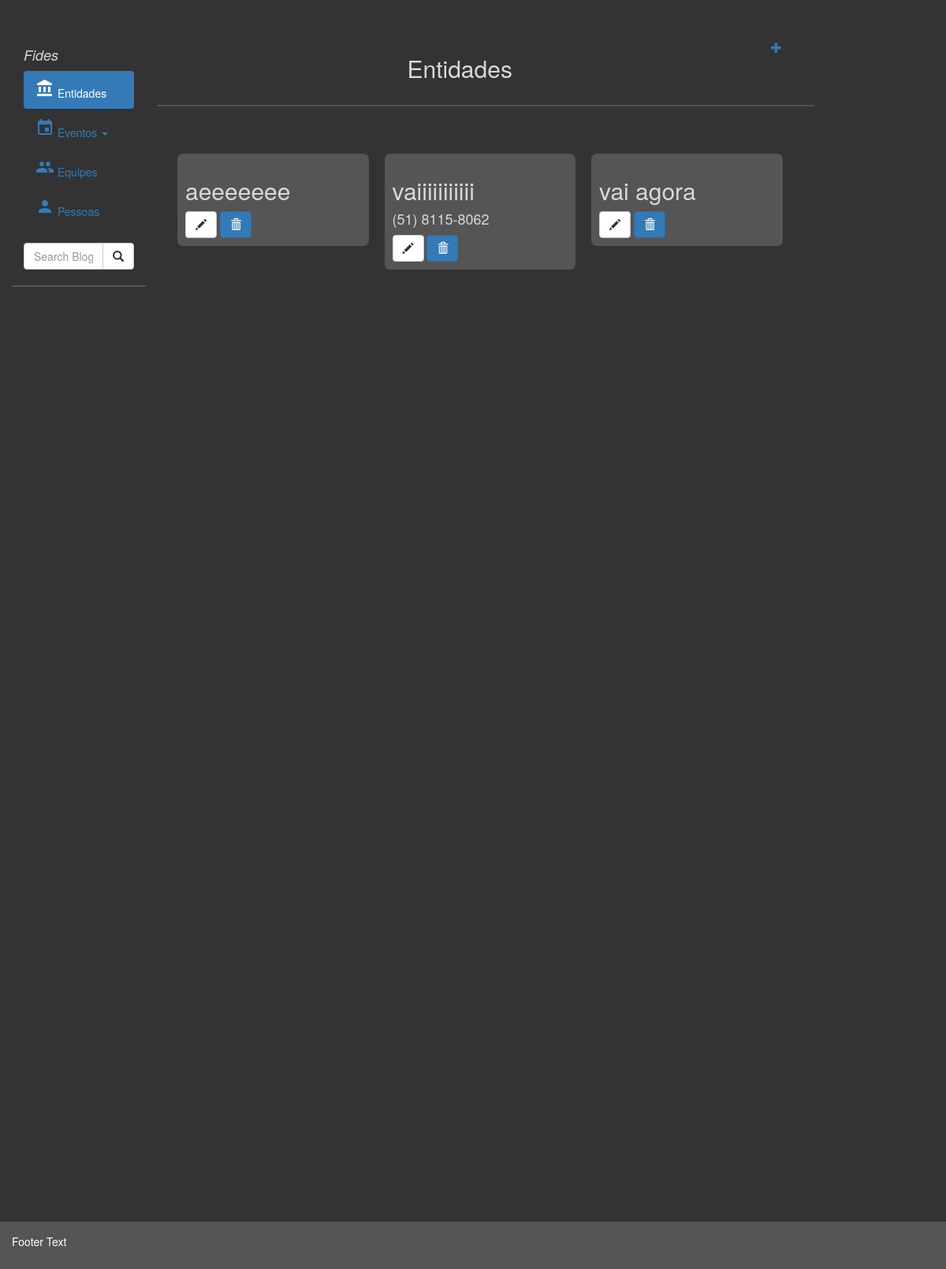
Before: / with the older database file.
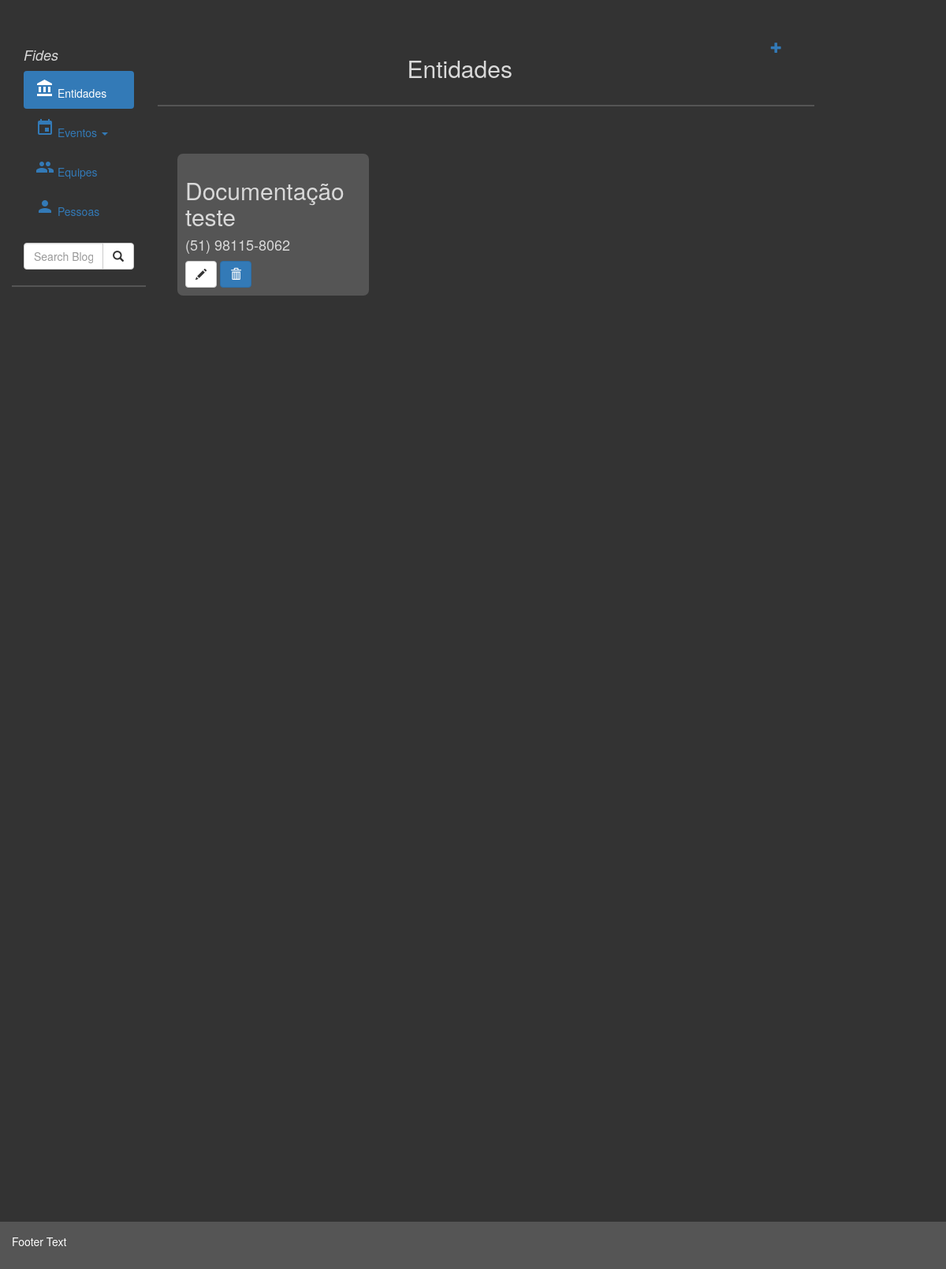
After: the same page with the newer database file.
### tables this page shows
CREATE TABLE `entities` (
  `id_entitie` int(11) NOT NULL,
  `name_entitie` varchar(45) NOT NULL,
  `phone` varchar(45) DEFAULT NULL
);

### application/libraries/Template.php (called while the page is built)
<?php if ( ! defined('BASEPATH')) exit('No direct script access allowed');
class Template {
		var $template_data = array();
		function set($name, $value)
		{
			$this->template_data[$name] = $value;
		}
		function load($template = '', $view = '' , $view_data = array(), $return = FALSE)
		{
			$this->CI =& get_instance();
			$this->set('contents', $this->CI->load->view($view, $view_data, TRUE));
			return $this->CI->load->view($template, $this->template_data, $return);
		}
}

### application/controllers/homeController.php (called while the page is built, shortened)
<?php
class homeController extends CI_Controller {
	public function index()
	{
		$this->db->select('*');
		$dados['entities'] = $this->db->get('entities')->result();
		$this->db->select('*');
		$dados['events'] = $this->db->get('events')->result();
		$this->template->load('template/templateHeader','homeView',$dados);
	}
}

### index.php (called while the page is built, shortened)
<?php
require_once BASEPATH.'core/CodeIgniter.php';

### application/views/homeView.php (the view, shortened to what this page needs)
 <div class="row">
<div class="col-sm-10 text-center div-barra">
       <div class="col-md-11" >
          <h2><font color="#d9d9d9">Entidades</font></h2>
       </div>
       <div class="col-md-1">
            <a href="<?= site_url('create-entitie-form'); ?>"><span class="glyphicon glyphicon-plus"></a>
       </div>
</div>
       <div class="col-sm-12" style="margin-top:50px;">
       	<?php foreach($entities as $et) { ?>
     	    <div class="col-sm-3 div-mold">
     	    	<h2><font color="#d9d9d9"><?= $et->name_entitie; ?></font></h2>
     	    	<h4><font color="#d9d9d9"><?=$et->phone;?></font></h4>
     	       <a href="<?= base_url('update-entitie-form/'.$et->id_entitie)?>">
                 <button type="button" class="btn btn-default">
                   <span class="glyphicon glyphicon-pencil">
                 </button>
               </a>
             <button type="button" class="btn btn-primary delEntitie" data-id="<?php echo $et->id_entitie ?>" >
                   <span class="glyphicon glyphicon-trash">
             </button>
     	    </div>
     	 <?php } ?>
      </div>
  </div>

Changed rows visible on the page:
removed entities: name_entitie "aeeeeeee"
removed entities: name_entitie "vaiiiiiiiiiii", phone "(51) 8115-8062"
removed entities: name_entitie "vai agora"
added entities: name_entitie "Documentação teste", phone "(51) 98115-8062"
